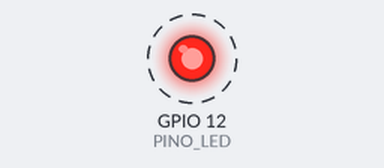
Simulated run of this sketch. Board: ESP32. Parts: output pins drawn as LEDs (lit = HIGH). Dashed ring = blinking.

Above: at 0.5 s.
Timing chart, 0 to 4.6 s (numbered marks = the images above):
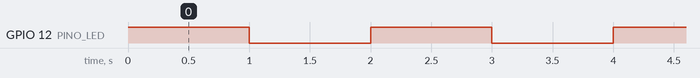

Measured:
- by itself, GPIO 12 (PINO_LED): alternates HIGH for 1.0 s and LOW for 1.0 s

The sketch:

aula.ino
```cpp
//UC_IOT_AULA2_Prática2 - Ligar Led com pulso no pino D15
//Recursos KIT ESP32 / Resistor / Led
//PROGRAMA 2 : PISCA PISCA
const int PINO_LED = 12; // PINO D12
void setup() {
  pinMode(PINO_LED, OUTPUT); // Define o PINO do LED como saída
}
void loop() {
  digitalWrite(PINO_LED, HIGH); // Liga o LED
  delay(1000); // Espera 1 segundo. * Alterar o valor dessa variavel muda o tempo de duração em MILISEGUNDOS que o led permanece LIGADO.
  digitalWrite(PINO_LED, LOW); // Desliga o LED
  delay(1000); // Espera 1 segundo. * Alterar o valor dessa variavel muda o tempo de duração em MILISEGUNDOS que o led permanece DESLIGADO.
}
//const int -> declara uma variavel apenas uma vez e a partir daquele momento ela se torna fixa.
//int -> por sua vez quando utilizar somente o "int" é declarada uma variavel inteira que a qualquer momento do código pode ser alterada.
```
